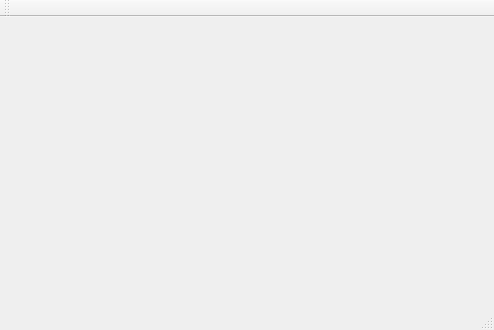
<?xml version="1.0" encoding="UTF-8"?>
<ui version="4.0">
 <class>MainWindow</class>
 <widget class="QMainWindow" name="MainWindow">
  <property name="geometry">
   <rect>
    <x>0</x>
    <y>0</y>
    <width>494</width>
    <height>330</height>
   </rect>
  </property>
  <property name="windowTitle">
   <string>MainWindow</string>
  </property>
  <widget class="QWidget" name="centralWidget">
   <layout class="QVBoxLayout" name="verticalLayout">
    <item>
     <widget class="QwtPlot" name="plot"/>
    </item>
   </layout>
  </widget>
  <widget class="QMenuBar" name="menuBar">
   <property name="geometry">
    <rect>
     <x>0</x>
     <y>0</y>
     <width>494</width>
     <height>23</height>
    </rect>
   </property>
  </widget>
  <widget class="QToolBar" name="mainToolBar">
   <attribute name="toolBarArea">
    <enum>TopToolBarArea</enum>
   </attribute>
   <attribute name="toolBarBreak">
    <bool>false</bool>
   </attribute>
  </widget>
  <widget class="QStatusBar" name="statusBar"/>
 </widget>
 <layoutdefault spacing="6" margin="11"/>
 <customwidgets>
  <customwidget>
   <class>QwtPlot</class>
   <extends>QFrame</extends>
   <header>qwt_plot.h</header>
  </customwidget>
 </customwidgets>
 <resources/>
 <connections/>
</ui>
